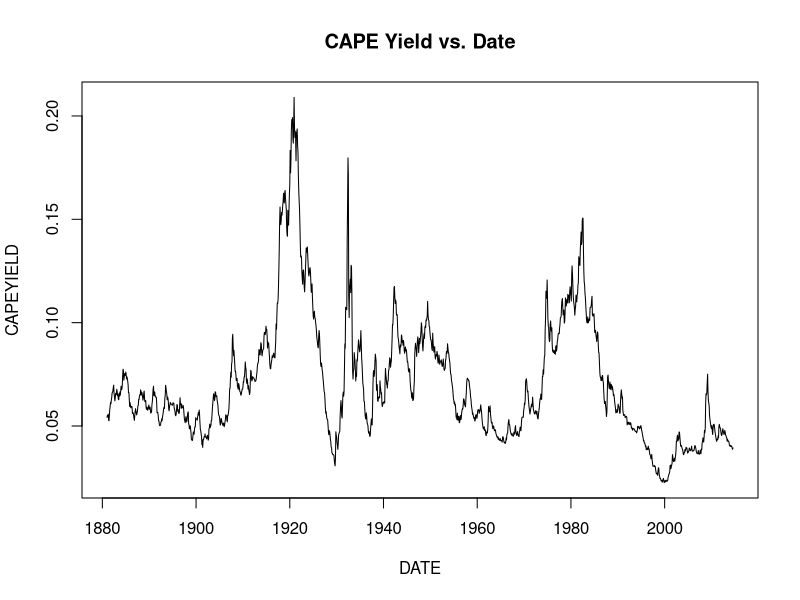
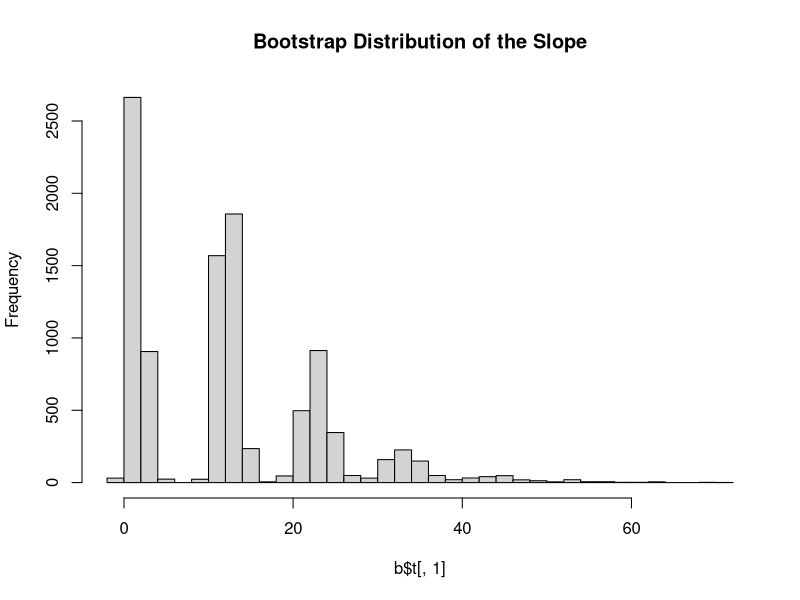
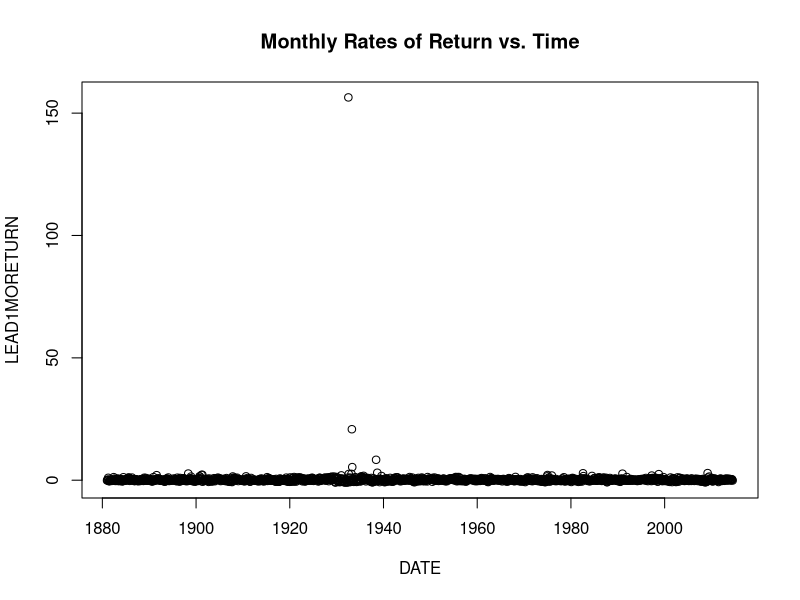
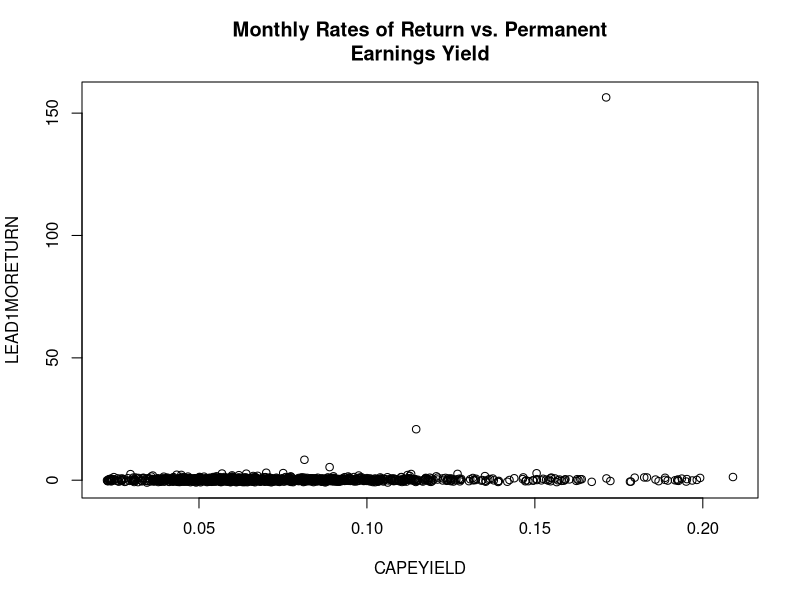
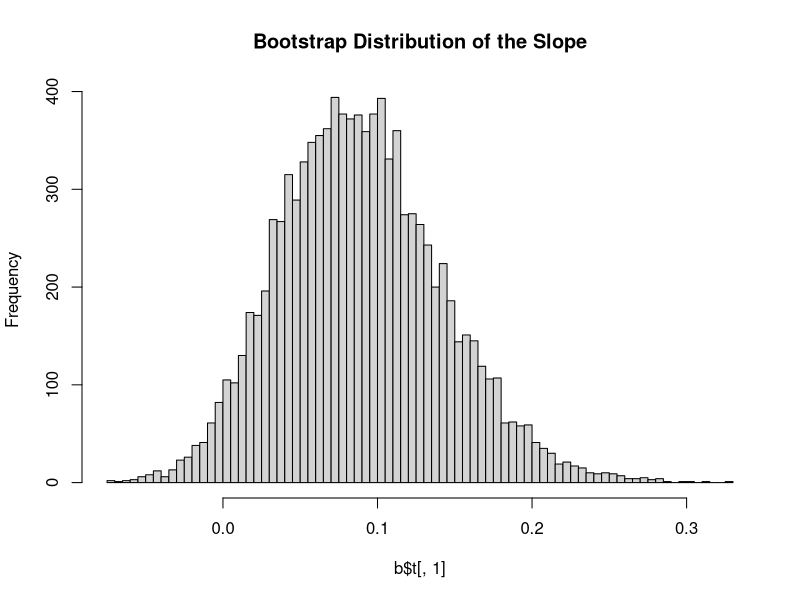
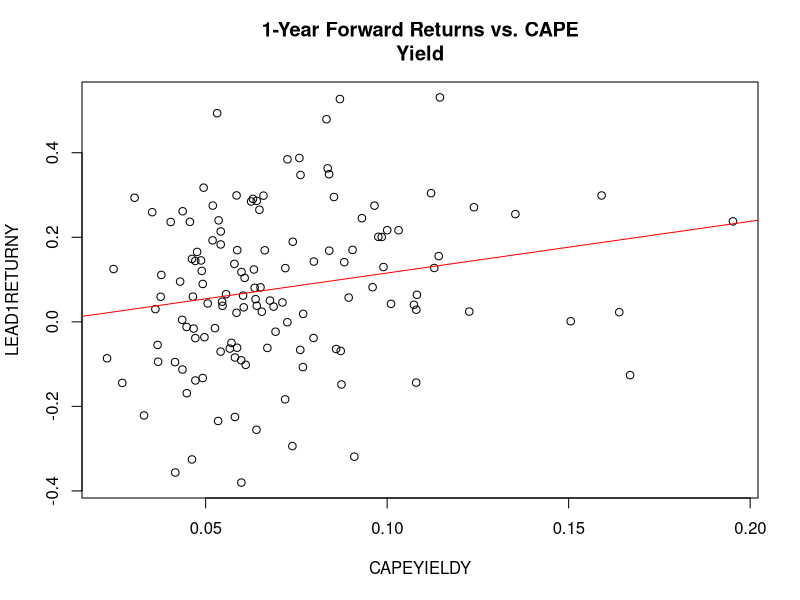
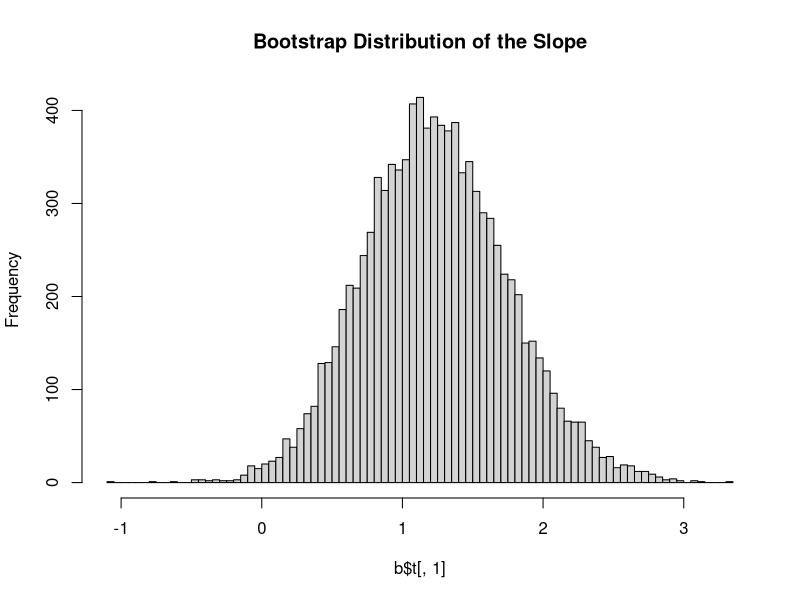
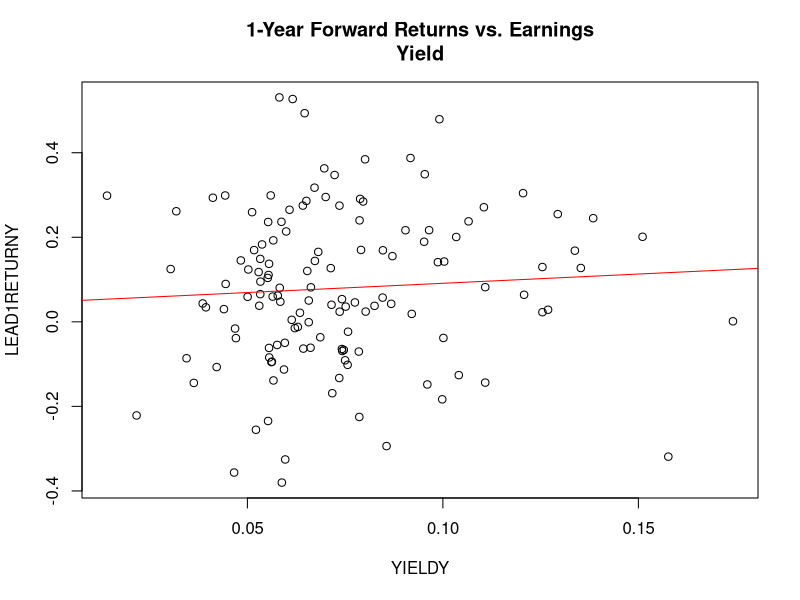

These charts were generated, in order, by the following R code:
## ---- chunk 1
# Setup variables...
bootreps <- 10000 # Number of replications for the bootstrap
# Read in the Shiller monthly stock market
# database from the web and assign it to
# the dataframe "Shiller":
Shiller <- read.csv("../../Data/20140824_Shiller_Data.csv", header
                                    = TRUE, sep=",", na.strings="NA", dec=".")

# Define the "lead" function to easily
# construct lead and lag variables:
lead<-function(x,shift_by){
stopifnot(is.numeric(shift_by))
stopifnot(is.numeric(x))
if (length(shift_by)>1)
return(sapply(shift_by,shift, x=x))
out<-NULL
abs_shift_by=abs(shift_by)
if (shift_by > 0 )
out<-c(tail(x,-abs_shift_by),rep(NA,abs_shift_by))
else if (shift_by < 0 )
out<-c(rep(NA,abs_shift_by), head(x,-abs_shift_by))
else
out<-x
out
}
# Pull variables out of the dataframe:
DATE <- Shiller$DATE[121:1724] # Date
REAL_PRICE <- Shiller$REAL_PRICE[121:1724] 
# Real stock index price-- Cowles and then S&P Composite
REAL_DIVIDENDS <- Shiller$REAL_DIVIDENDS[121:1724] 
# Real dividends on the index at an annualized rate
REAL_EARNINGS <- Shiller$REAL_EARNINGS[121:1724] 
# Real earnings on the index at an annualized rate
MA10_EARNINGS <- Shiller$MA.10._OF_EARNINGS[121:1724] 
# The Campbell-Shiller trailing ten-year moving average of earnings
#--what Shiller calls "cyclically adjusted" earnings, but they aren't really
CUMULATIVE_RETURN <- Shiller$CUMULATIVE_RETURN[121:1724] 
# Cumulative returns on a reinvested portfolio since 1871
CAPE <- REAL_PRICE/MA10_EARNINGS 
# The Campbell-Shiller "cyclically adjusted price-earnings ratio"
YIELD <- REAL_EARNINGS/REAL_PRICE # The simple earnings yield
CAPEYIELD <- 1/CAPE # The attached permanent earnings yield
# Calculate monthly and annual forward returns:
LEAD1RETURN <- (lead(CUMULATIVE_RETURN,12)/CUMULATIVE_RETURN)-1 
# The forward one-year return on a reinvested portfoloi
LEAD1MORETURN <- (lead(CUMULATIVE_RETURN,1)/CUMULATIVE_RETURN)^12-1 
# The forward one-month return, at an annual rate
# See if things are what they should be:
plot(DATE,CAPEYIELD,type='l',main="CAPE Yield vs. Date")
## ---- chunk 2
cape_regression_1mo <- lm(LEAD1MORETURN ~ CAPEYIELD)
summary(cape_regression_1mo)
## ---- chunk 3
boot1modata <- data.frame(DATE,CAPEYIELD,LEAD1MORETURN)
d <- 1:1723
library(boot)
delongbootstrap <- function(boot1modata, d) {
yd <- as.vector(boot1modata$LEAD1MORETURN)
xd <- as.vector(boot1modata$CAPEYIELD)
y <- yd[d]
x <- xd[d]
regressionresults.lm <- lm(formula = y ~ x)
ceoffs <- regressionresults.lm$coefficients
slope <- ceoffs[2]
return(slope)
}
slope2 <- delongbootstrap(boot1modata, d)
b = boot(boot1modata, delongbootstrap, R=bootreps)
## ---- chunk 4
print(mean(b$t[,1]))
## ---- chunk 5
print(sd(b$t[,1]))
## ---- chunk 6
hist(b$t[,1], main="Bootstrap Distribution of the Slope", breaks="fd")
## ---- chunk 7
plot(DATE,LEAD1MORETURN,main="Monthly Rates of Return vs. Time")
plot(CAPEYIELD,LEAD1MORETURN,main="Monthly Rates of Return vs. Permanent
Earnings Yield")
sd(LEAD1MORETURN[1:1602])
## ---- chunk 8
LEAD1MORETURN <- (lead(CUMULATIVE_RETURN,1)/CUMULATIVE_RETURN)-1
cape_regression_2mo <- lm(LEAD1MORETURN ~ CAPEYIELD)
summary(cape_regression_2mo)
## ---- chunk 9
LEAD1MORETURN[620] <- NA
cape_regression_3mo <- lm(LEAD1MORETURN ~ CAPEYIELD)
summary(cape_regression_3mo)
## ---- chunk 10
LEAD1MORETURN[620] <- 0.51
boot1modata <- data.frame(DATE,CAPEYIELD,LEAD1MORETURN)
d <- 1:1723
library(boot)
delongbootstrap <- function(boot1modata, d) {
yd <- as.vector(boot1modata$LEAD1MORETURN)
xd <- as.vector(boot1modata$CAPEYIELD)
y <- yd[d]
x <- xd[d]
regressionresults.lm <- lm(formula = y ~ x)
ceoffs <- regressionresults.lm$coefficients
slope <- ceoffs[2]
return(slope)
}
slope2 <- delongbootstrap(boot1modata, d)
b = boot(boot1modata, delongbootstrap, R=bootreps)
print(mean(b$t[,1])) # the mean slope
print(sd(b$t[,1])) # the standard error of the slope
hist(b$t[,1], main="Bootstrap Distribution of the Slope", breaks="fd")
## ---- chunk 11
yearscreen <- seq(from=1,to=1603, by=12)
DATEY <- DATE[yearscreen]
CAPEYIELDY <- CAPEYIELD[yearscreen]
YIELDY <- YIELD[yearscreen]
LEAD1RETURNY <- LEAD1RETURN[yearscreen]
cape_regression_1yr <- lm(LEAD1RETURNY ~ CAPEYIELDY)
summary(cape_regression_1yr)
plot(CAPEYIELDY,LEAD1RETURNY,main="1-Year Forward Returns vs. CAPE
Yield")
abline(lm(LEAD1RETURNY ~ CAPEYIELDY), col="red")
RETRESY <- residuals(cape_regression_1yr)
## ---- chunk 12
boot1yrdata <- data.frame(DATEY,CAPEYIELDY,LEAD1RETURNY)
d <- 1:134
delongbootstrap <- function(boot1yrdata, d) {
yd <- as.vector(boot1yrdata$LEAD1RETURNY)
xd <- as.vector(boot1yrdata$CAPEYIELDY)
y <- yd[d]
x <- xd[d]
regressionresults.lm <- lm(formula = y ~ x)
ceoffs <- regressionresults.lm$coefficients
slope <- ceoffs[2]
return(slope)
}
slope2 <- delongbootstrap(boot1yrdata, d)
b = boot(boot1yrdata, delongbootstrap, R=bootreps)
print(mean(b$t[,1])) # the mean slope
print(sd(b$t[,1])) # the standard error of the slope
hist(b$t[,1], main="Bootstrap Distribution of the Slope", breaks="fd")
## ---- chunk 13
cape_regression_2yr <- lm(LEAD1RETURNY ~ YIELDY)
summary(cape_regression_2yr)
plot(YIELDY,LEAD1RETURNY,main="1-Year Forward Returns vs. Earnings
Yield")
abline(lm(LEAD1RETURNY ~ YIELDY), col="red")
